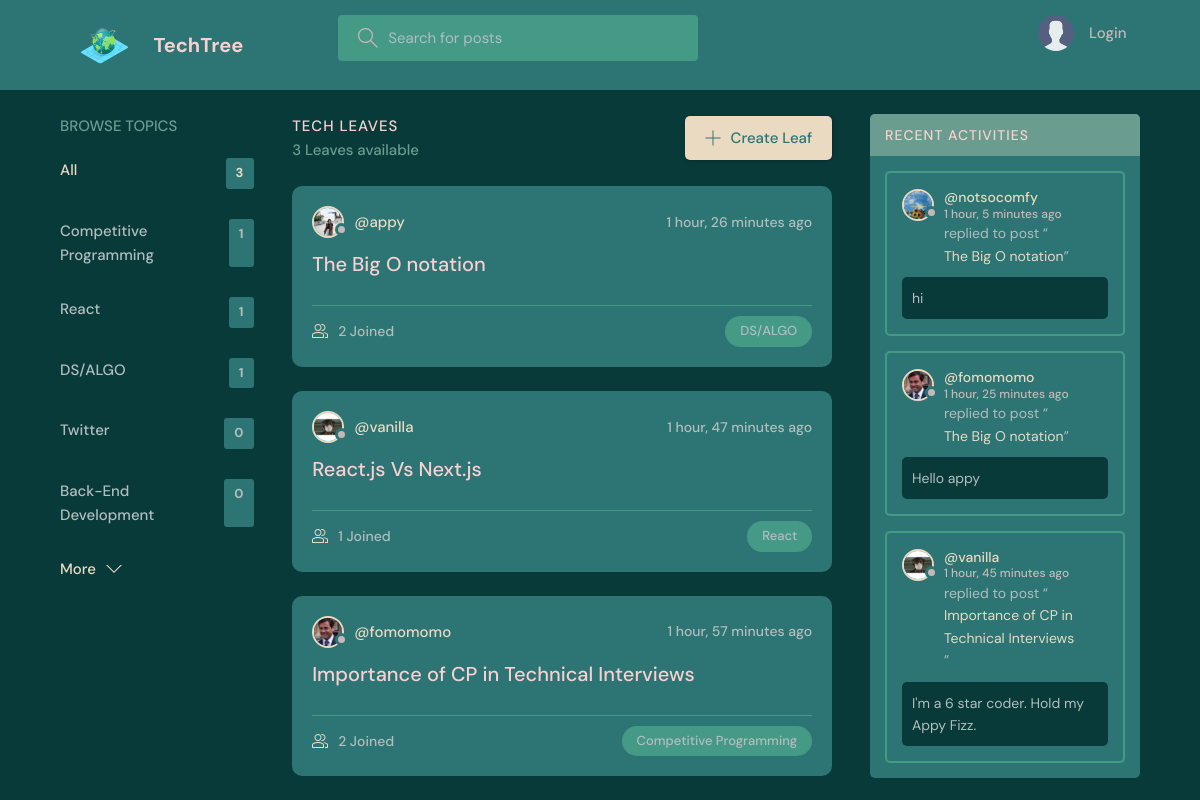
The page / on the database its author committed.
### base/models.py (models this page shows, shortened)
class Topic(models.Model):
    name = models.CharField(max_length=200)

class Room(models.Model):
    host = models.ForeignKey(User, on_delete=models.SET_NULL, null=True)
    topic = models.ForeignKey(Topic, on_delete=models.SET_NULL, null=True)
    name = models.CharField(max_length=200)
    description = models.TextField(null=True, blank=True)
    participants = models.ManyToManyField(
        User, related_name='participants', blank=True)
    updated = models.DateTimeField(auto_now=True)
    created = models.DateTimeField(auto_now_add=True)
    class Meta:
        ordering = ['-updated', '-created']
    def __str__(self):
        return self.name

class User(AbstractUser):
    name = models.CharField(max_length=200, null=True)
    email = models.EmailField(unique=True, null=True)
    bio = models.TextField(null=True)
    avatar = models.ImageField(null=True, default="avatar.svg")
    USERNAME_FIELD = 'email'
    REQUIRED_FIELDS = ['username']

class Message(models.Model):
    user = models.ForeignKey(User, on_delete=models.CASCADE)
    room = models.ForeignKey(Room, on_delete=models.CASCADE)
    body = models.TextField()
    updated = models.DateTimeField(auto_now=True)
    created = models.DateTimeField(auto_now_add=True)
    class Meta:
        ordering = ['-updated', '-created']

### base/views.py (the view)
# urls.py: path('', views.home, name="home"),
def home(request):
    q = request.GET.get('q') if request.GET.get('q') != None else ''
    rooms = Room.objects.filter(
        Q(topic__name__icontains=q) |
        Q(name__icontains=q) |
        Q(description__icontains=q)
    )
    topics = Topic.objects.all()[0:5]
    room_count = rooms.count()
    room_messages = Message.objects.filter(
        Q(room__topic__name__icontains=q))[0:3]
    leaf_counts = sum([len(topic.room_set.all()) for topic in Topic.objects.all()])
    context = {'rooms': rooms, 'topics': topics,
               'room_count': room_count, 'room_messages': room_messages, 'leaf_counts': leaf_counts}
    return render(request, 'base/home.html', context)

### base/templates/base/home.html (shortened to what this page needs)
{% extends 'main.html' %}
{% block content %}
<main class="layout layout--3">
  <div class="container">
    {% include 'base/topics_component.html' %}
    <div class="roomList">
      <div class="roomList__header">
        <div>
          <h2>Tech Leaves</h2>
          <p>{{room_count}} Leaves available</p>
        </div>
        <a class="btn btn--main" href="{% url 'create-room' %}">
          <svg version="1.1" xmlns="http://www.w3.org/2000/svg" width="32" height="32" viewBox="0 0 32 32">
            <title>add</title>
            <path
              d="M16.943 0.943h-1.885v14.115h-14.115v1.885h14.115v14.115h1.885v-14.115h14.115v-1.885h-14.115v-14.115z">
            </path>
          </svg>
          Create Leaf
        </a>
      </div>
      {% include 'base/feed_component.html' %}
    </div>
    {% include 'base/activity_component.html' %}
  </div>
</main>
{% endblock %}

### base/templates/base/topics_component.html
<div class="topics">
    <div class="topics__header">
        <h2>Browse Topics</h2>
    </div>
    <ul class="topics__list">
        <li>
            <a href="{% url 'home' %}" class="active">All <span>{{leaf_counts}}</span></a>
        </li>
        {% for topic in topics %}
        <li>
            <a href="{% url 'home' %}?q={{topic.name}}">{{topic.name}}<span>{{topic.room_set.all.count}}</span></a>
        </li>
        {% endfor %}
    </ul>
    <a class="btn btn--link" href="{% url 'topics' %}">
        More
        <svg version="1.1" xmlns="http://www.w3.org/2000/svg" width="32" height="32" viewBox="0 0 32 32">
            <title>chevron-down</title>
            <path d="M16 21l-13-13h-3l16 16 16-16h-3l-13 13z"></path>
        </svg>
    </a>
</div>

### base/templates/base/feed_component.html (shortened to what this page needs)
{% for room in rooms %}
<div class="roomListRoom">
    <div class="roomListRoom__header">
        <a href="{% url 'user-profile' room.host.id %}" class="roomListRoom__author">
            <div class="avatar avatar--small">
                <img src="{{room.host.avatar.url}}" />
            </div>
            <span>@{{room.host.username}}</span>
        </a>
        <div class="roomListRoom__actions">
            <span>{{room.created|timesince}} ago</span>
        </div>
    </div>
    <div class="roomListRoom__content">
        <a href="{% url 'room' room.id %}">{{room.name}}</a>
    </div>
    <div class="roomListRoom__meta">
        <a href="{% url 'room' room.id %}" class="roomListRoom__joined">
            {{room.participants.all.count}} Joined
        </a>
        <p class="roomListRoom__topic">{{room.topic.name}}</p>
    </div>
</div>
{% endfor %}

### base/templates/base/activity_component.html (shortened to what this page needs)
<div class="activities">
    <div class="activities__header">
        <h2>Recent Activities</h2>
    </div>
    {% for message in room_messages %}
    <div class="activities__box">
        <div class="activities__boxHeader roomListRoom__header">
            <a href="{% url 'user-profile' message.user.id %}" class="roomListRoom__author">
                <div class="avatar avatar--small">
                    <img src="{{message.user.avatar.url}}" />
                </div>
                <p>
                    @{{message.user.username}}
                    <span>{{message.created|timesince}} ago</span>
                </p>
            </a>
        </div>
        <div class="activities__boxContent">
            <p>replied to post “<a href="{% url 'room' message.room.id %}">{{message.room}}</a>”</p>
            <div class="activities__boxRoomContent">{{message.body}}</div>
        </div>
    </div>
    {% endfor %}
</div>

### rows shown on the page
Topic: name "Competitive Programming", room_set.all.count "1"
Topic: name "React", room_set.all.count "1"
Topic: name "DS/ALGO", room_set.all.count "1"
Topic: name "Twitter", room_set.all.count "0"
Topic: name "Back-End Development", room_set.all.count "0"
Room: host.avatar (picture), host.username "appy", created "1 hour, 26 minutes", name "The Big O notation", participants.all.count "2", topic.name "DS/ALGO"
Room: host.avatar (picture), host.username "vanilla", created "1 hour, 47 minutes", name "React.js Vs Next.js", participants.all.count "1", topic.name "React"
Room: host.avatar (picture), host.username "fomomomo", created "1 hour, 57 minutes", name "Importance of CP in Technical Interviews", participants.all.count "2", topic.name "Competitive Programming"
Message: user.avatar (picture), user.username "notsocomfy", created "1 hour, 5 minutes", room "The Big O notation", body "hi"
Message: user.avatar (picture), user.username "fomomomo", created "1 hour, 25 minutes", room "The Big O notation", body "Hello appy"
Message: user.avatar (picture), user.username "vanilla", created "1 hour, 45 minutes", room "Importance of CP in Technical Interviews", body "I'm a 6 star coder. Hold my Appy Fizz."

### other values the page prints
{{ leaf_counts }} "3"
{{ room_count }} "3"
